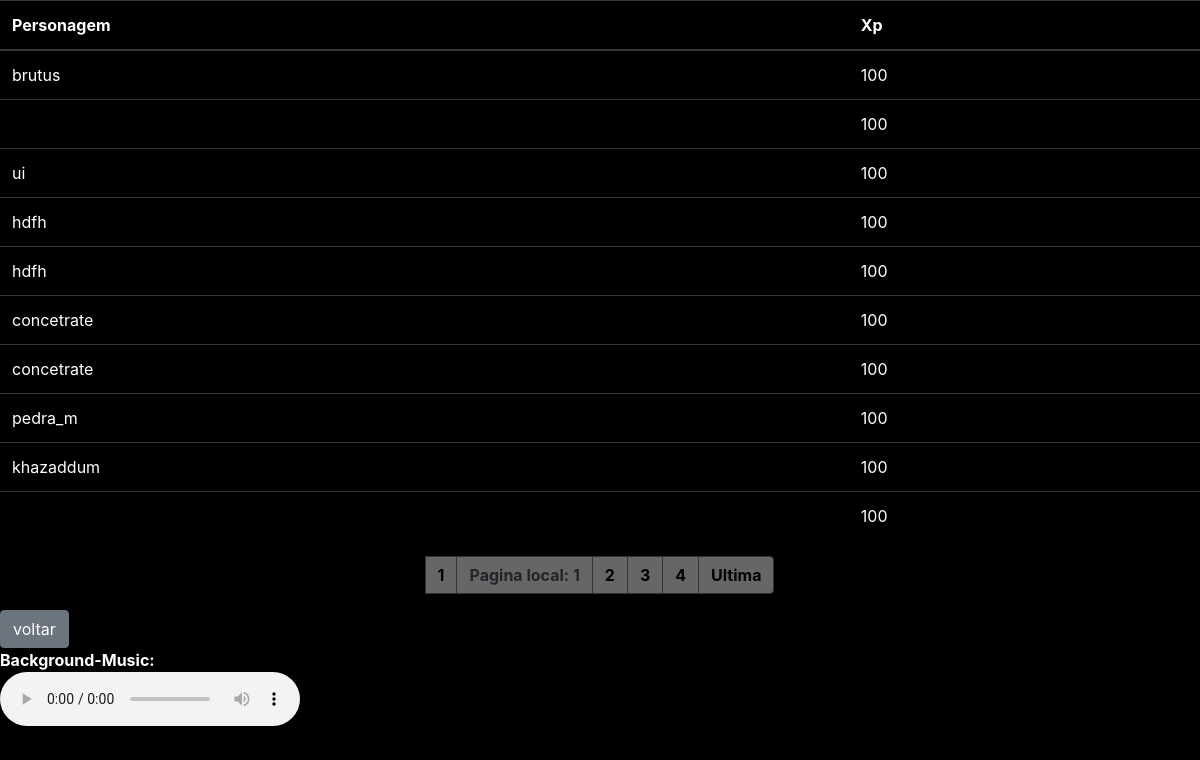
The app's page /menus/static/key_4732.php, older data.
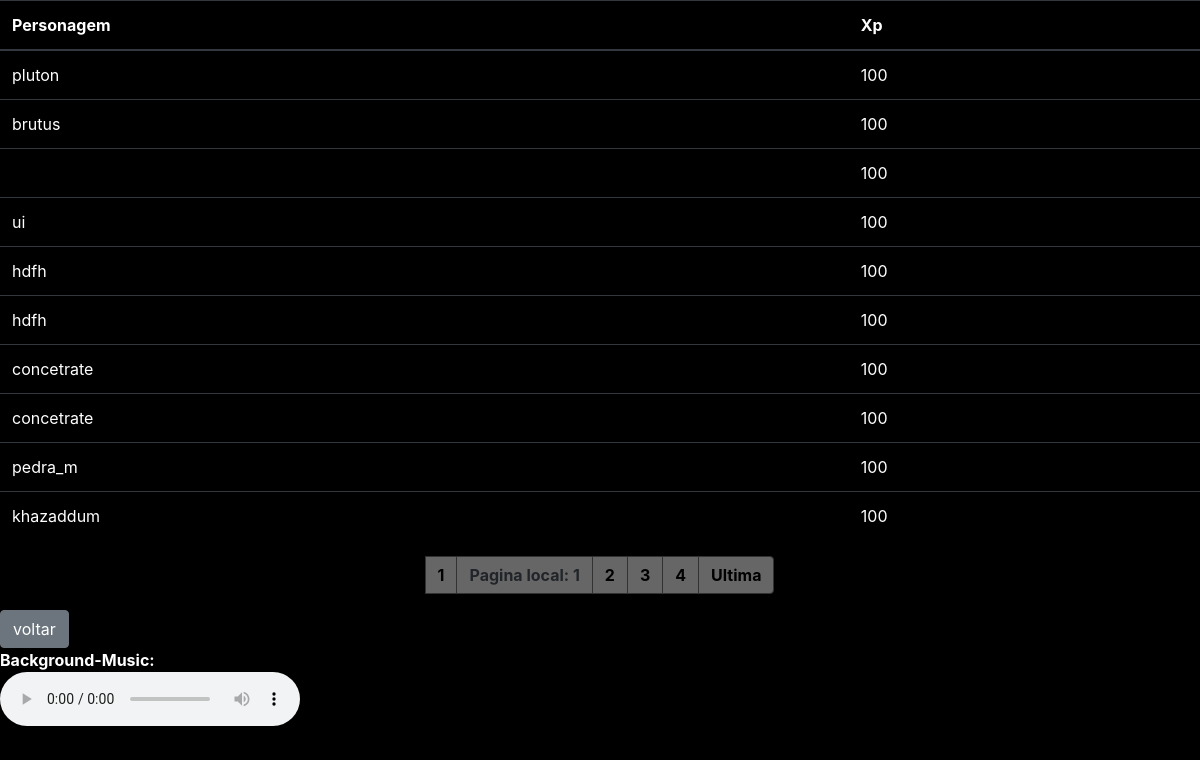
The same page, newer data.
### tables this page shows
CREATE TABLE IF NOT EXISTS `fichasuno` (
  `ficha_id` bigint(20) UNSIGNED NOT NULL AUTO_INCREMENT,
  `ficha_nome` char(22) DEFAULT NULL,
  `ficha_Race` char(250) DEFAULT NULL,
  `ficha_Class` char(250) DEFAULT NULL,
  `ficha_Sclass` char(250) DEFAULT NULL,
  `ficha_ATK` int(11) DEFAULT NULL,
  `ficha_DEF` int(11) DEFAULT NULL,
  `ficha_PW` int(11) DEFAULT NULL,
  `ficha_HP` int(11) DEFAULT NULL,
  `ficha_MP` int(11) DEFAULT NULL,
  `ficha_hp_MAX` int(11) DEFAULT NULL,
  `ficha_mp_MAX` int(11) DEFAULT NULL,
  `ficha_XP` int(11) DEFAULT NULL,
  `ficha_LV` int(11) DEFAULT NULL,
  `ficha_Const` int(11) DEFAULT NULL,
  `ficha_CHA` int(11) DEFAULT NULL,
  `ficha_Fr` int(11) DEFAULT NULL,
  `ficha_Vel` int(11) DEFAULT NULL,
  `ficha_Int` int(11) DEFAULT NULL,
  `ficha_Sorte` int(11) DEFAULT NULL,
  `ficha_DONO` char(22) DEFAULT NULL,
  PRIMARY KEY (`ficha_id`),
  UNIQUE KEY `ficha_id` (`ficha_id`)
);

### menus/static/key_4732.php (the view, shortened to what this page needs)
<?php
include('../../login-cadastro/db/conexao.php');
?>
<!DOCTYPE html>
<html lang="pt-br">
  <head>
           <link rel="stylesheet" href="../../home/View/css/key_23.css">
           <link rel="stylesheet" href="https://maxcdn.bootstrapcdn.com/bootstrap/4.0.0/css/bootstrap.min.css">
  </head>
  <body>
<div class="container-show">
<table class="table table-dark">
  <thead>
    <tr>
      <th scope="col">Personagem</th>
      <th scope="col">Xp</th>
    </tr>
  </thead>
  <tbody>
  <?php
    $pagina_atual = filter_input(INPUT_GET,'pagina', FILTER_SANITIZE_NUMBER_INT);
    $pagina = (!empty($pagina_atual)) ? $pagina_atual : 1;
    $qnt_result_pg = 10;
    $inicio = ($qnt_result_pg * $pagina) - $qnt_result_pg;
$stmt = $pdo-> prepare( "SELECT * FROM fichasuno  order by ficha_id  desc LIMIT $qnt_result_pg OFFSET $inicio ");
$stmt-> execute();
$result = $stmt-> fetchAll( PDO::FETCH_ASSOC );
foreach($result  as  $value ) {
           echo "<tr>";
          echo "<td scope='row'>".$value['ficha_nome']."</td>";
             echo "<td scope='col'>".$value['ficha_XP']."</td>";
      echo "</tr>";
}
  echo "</tbody>";
echo "</table>";
 $result_pg= $pdo-> prepare( "SELECT COUNT(*) AS num_result FROM fichasuno   order by ficha_id ");
$result_pg-> execute();
$resultado_pg = $result_pg-> fetchAll( PDO::FETCH_ASSOC );
foreach($resultado_pg as   $row_pg ) {
    $quantidade_pg = ceil($row_pg['num_result'] / $qnt_result_pg);
    $max_links = 3;
       echo "<nav aria-label='Page navigation example'>";
        echo "<ul class='pagination justify-content-center'>";
     echo " <a href='key_4732.php?pagina=1'class='page-link' aria-label='Goto page 1'>1</a>";
    echo "<li class='page-item'><a class='page-link' aria-current='page'>Pagina local: ".$pagina." </a></li> ";
    for($pag_dep = $pagina + 1; $pag_dep <= $pagina + $max_links; $pag_dep++){
      if($pag_dep <= $quantidade_pg){
        echo "<li class='page-item'><a class='page-link' href='key_4732.php?pagina=$pag_dep'>$pag_dep</a> ";
      }
    }
    echo "<li class='page-item'><a class='page-link' href='key_4732.php?pagina=$quantidade_pg' class='page-link' aria-label='Goto page 86'>Ultima</a></li>";
      echo "</ul>";
        echo "</nav>";
  }
    ?>
<div class="btn-group" role="group" aria-label="Button group with nested dropdown">
  <a href="key_24.php" > <button type="button" class="btn btn-secondary">voltar </button></a>
</div>
</div>
  <figure>
    <figcaption style="color:white; font-weight: bold ">Background-Music:</figcaption>
    <audio
        controls
        loop
        play
        src="../ost/theme.mp3">
    </audio>
    <br/>
</figure>
  </body>
</html>

Row changes from the older to the newer data that the page shows:
no longer on this page (row unchanged): fichasuno: ficha_XP "100"
added fichasuno: ficha_nome "pluton", ficha_XP "100"
